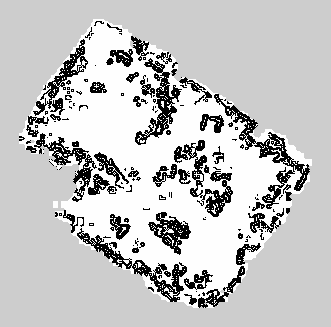
#> input picture src/room_monitor_robot/maps/raw/run_20260318_150004.pgm, 331 x 327 px
$ python -i survey2.py   (imports and definitions only)
#> lines starting #> are read from the running program, lines starting #| are printed output that depends on the picture; after the words box and inside, x2 and y2 are one past the last pixel; in counts of white or black regions, pixels touching at a corner belong together
#> further down, picture is the input picture: shape (327, 331, 3); min 0, max 254, mean 196.3
#!/usr/bin/env python3
"""
run_survey.py

1. Boot Go2
2. Navigate to start pose
3. Let WavefrontFrontierExplorer autonomously survey for 5 minutes
4. Navigate back to start pose
5. Save map to maps/raw/ and maps/corrected/

Usage:
  export ROBOT_IP=192.168.1.xxx
  source .venv/bin/activate
  python run_survey.py --zones maps/raw/run_20260319_122835_zones.json
"""

from __future__ import annotations

import argparse
import json
import math
import os
import signal
import sys
import time
import threading
from datetime import datetime
from pathlib import Path

import numpy as np
from PIL import Image
import cv2
from entropy import calculate_entropy
from dimos.navigation.frontier_exploration import WavefrontFrontierExplorer
from dimos.navigation.replanning_a_star.module import ReplanningAStarPlanner
from dimos.core.blueprints import autoconnect
from dimos.core.introspection import to_svg
from dimos.mapping.costmapper import cost_mapper
from dimos.mapping.voxels import voxel_mapper
from dimos.navigation.frontier_exploration import wavefront_frontier_explorer
from dimos.navigation.replanning_a_star.module import replanning_a_star_planner
from dimos.robot.unitree.go2.blueprints.basic.unitree_go2_basic import unitree_go2_basic
from dimos.mapping.costmapper import CostMapper
from dimos.msgs.geometry_msgs.PoseStamped import PoseStamped

RAW_DIR        = Path("./maps/raw")
CORRECTED_DIR  = Path("./maps/corrected")
SURVEY_MINUTES = 5
_latest_map    = None

# ---------------------------------------------------------------------------
# Navigation helpers
# ---------------------------------------------------------------------------

def yaw_to_quaternion(yaw_deg: float) -> tuple[float, float, float, float]:
    yaw = math.radians(yaw_deg)
    return (0.0, 0.0, math.sin(yaw / 2), math.cos(yaw / 2))

# [31 lines left out: functions make_pose_stamped, navigate_to, not called in this run]

# ---------------------------------------------------------------------------
# Map straightening (PCA)
# ---------------------------------------------------------------------------

def _find_dominant_wall_angle(img: np.ndarray) -> float | None:
    mapped = (img != 205).astype(np.uint8) * 255
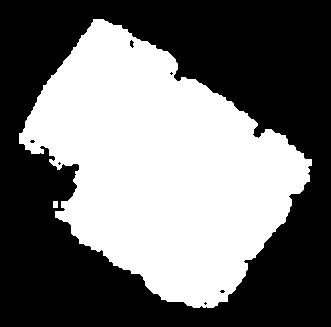
#> mapped: shape (327, 331, 3); 44.7% white; 2 white regions, box (x1, y1, x2, y2) and area: (19, 19, 312, 308) 48344, (53, 201, 58, 208) 35
    if mapped.sum() < 500:
        return None
    kernel  = cv2.getStructuringElement(cv2.MORPH_ELLIPSE, (5, 5))
    cleaned = cv2.morphologyEx(mapped, cv2.MORPH_CLOSE, kernel, iterations=3)
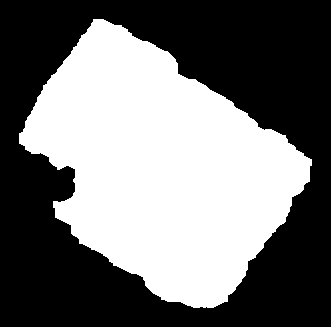
#> cleaned: shape (327, 331, 3); 45.2% white; 1 white region, box (x1, y1, x2, y2) and area: (19, 19, 312, 308) 48967
    cleaned = cv2.morphologyEx(cleaned, cv2.MORPH_OPEN,  kernel, iterations=2)
#> cleaned: shape (327, 331, 3); 45.2% white; 1 white region, box (x1, y1, x2, y2) and area: (19, 19, 312, 308) 48925
#> (the run stopped early here; a loop or call above may not have finished)
